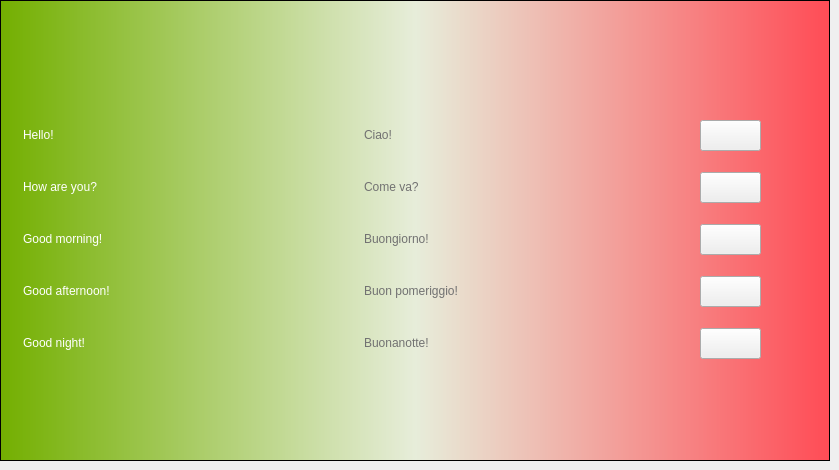
  <widget class="QWidget" name="tab_6">
   <attribute name="title">
    <string>Italian</string>
   </attribute>
   <widget class="QFrame" name="frame_6">
    <property name="geometry">
     <rect>
      <x>0</x>
      <y>0</y>
      <width>830</width>
      <height>461</height>
     </rect>
    </property>
    <property name="styleSheet">
     <string notr="true">QFrame {
	color: white;
}

QFrame#frame_6 { 
	background-color: qlineargradient(spread:pad, x1:0, y1:0, x2:1, y2:0, stop:0 rgba(115, 175, 0, 255), stop:0.5 rgba(231, 237, 218, 255), stop:1 rgba(255, 75, 85, 255));
}</string>
    </property>
    <property name="frameShape">
     <enum>QFrame::StyledPanel</enum>
    </property>
    <property name="frameShadow">
     <enum>QFrame::Raised</enum>
    </property>
    <widget class="QLabel" name="lb_flag_italian">
     <property name="geometry">
      <rect>
       <x>364</x>
       <y>20</y>
       <width>102</width>
       <height>64</height>
      </rect>
     </property>
     <property name="styleSheet">
      <string notr="true"/>
     </property>
     <property name="text">
      <string/>
     </property>
    </widget>
    <widget class="QLabel" name="label_55">
     <property name="geometry">
      <rect>
       <x>23</x>
       <y>112</y>
       <width>100</width>
       <height>46</height>
      </rect>
     </property>
     <property name="styleSheet">
      <string notr="true">font: 75 28pt &quot;Trebuchet MS&quot;;</string>
     </property>
     <property name="text">
      <string>Hello!</string>
     </property>
    </widget>
    <widget class="QLabel" name="label_56">
     <property name="geometry">
      <rect>
       <x>23</x>
       <y>320</y>
       <width>196</width>
       <height>46</height>
      </rect>
     </property>
     <property name="styleSheet">
      <string notr="true">font: 75 28pt &quot;Trebuchet MS&quot;;</string>
     </property>
     <property name="text">
      <string>Good night!</string>
     </property>
    </widget>
    <widget class="QLabel" name="label_57">
     <property name="geometry">
      <rect>
       <x>23</x>
       <y>164</y>
       <width>219</width>
       <height>46</height>
      </rect>
     </property>
     <property name="styleSheet">
      <string notr="true">font: 75 28pt &quot;Trebuchet MS&quot;;</string>
     </property>
     <property name="text">
      <string>How are you?</string>
     </property>
    </widget>
    <widget class="QLabel" name="label_58">
     <property name="geometry">
      <rect>
       <x>23</x>
       <y>216</y>
       <width>246</width>
       <height>46</height>
      </rect>
     </property>
     <property name="styleSheet">
      <string notr="true">font: 75 28pt &quot;Trebuchet MS&quot;;</string>
     </property>
     <property name="text">
      <string>Good morning!</string>
     </property>
    </widget>
    <widget class="QLabel" name="label_59">
     <property name="geometry">
      <rect>
       <x>23</x>
       <y>268</y>
       <width>273</width>
       <height>46</height>
      </rect>
     </property>
     <property name="styleSheet">
      <string notr="true">font: 75 28pt &quot;Trebuchet MS&quot;;</string>
     </property>
     <property name="text">
      <string>Good afternoon!</string>
     </property>
    </widget>
    <widget class="QPushButton" name="bt_italian_1">
     <property name="enabled">
      <bool>true</bool>
     </property>
     <property name="geometry">
      <rect>
       <x>700</x>
       <y>120</y>
       <width>61</width>
       <height>31</height>
      </rect>
     </property>
     <property name="styleSheet">
      <string notr="true"/>
     </property>
     <property name="text">
      <string/>
     </property>
    </widget>
    <widget class="QPushButton" name="bt_italian_2">
     <property name="geometry">
      <rect>
       <x>700</x>
       <y>172</y>
       <width>61</width>
       <height>31</height>
      </rect>
     </property>
     <property name="text">
      <string/>
     </property>
    </widget>
    <widget class="QPushButton" name="bt_italian_3">
     <property name="geometry">
      <rect>
       <x>700</x>
       <y>224</y>
       <width>61</width>
       <height>31</height>
      </rect>
     </property>
     <property name="text">
      <string/>
     </property>
    </widget>
    <widget class="QPushButton" name="bt_italian_4">
     <property name="geometry">
      <rect>
       <x>700</x>
       <y>276</y>
       <width>61</width>
       <height>31</height>
      </rect>
     </property>
     <property name="text">
      <string/>
     </property>
    </widget>
    <widget class="QPushButton" name="bt_italian_5">
     <property name="geometry">
      <rect>
       <x>700</x>
       <y>328</y>
       <width>61</width>
       <height>31</height>
      </rect>
     </property>
     <property name="text">
      <string/>
     </property>
    </widget>
    <widget class="QLabel" name="label_60">
     <property name="geometry">
      <rect>
       <x>364</x>
       <y>216</y>
       <width>246</width>
       <height>46</height>
      </rect>
     </property>
     <property name="styleSheet">
      <string notr="true">font: 75 28pt &quot;Trebuchet MS&quot;;
color: #717171;</string>
     </property>
     <property name="text">
      <string>Buongiorno!</string>
     </property>
    </widget>
    <widget class="QLabel" name="label_61">
     <property name="geometry">
      <rect>
       <x>364</x>
       <y>164</y>
       <width>219</width>
       <height>46</height>
      </rect>
     </property>
     <property name="styleSheet">
      <string notr="true">font: 75 28pt &quot;Trebuchet MS&quot;;
color: #717171;</string>
     </property>
     <property name="text">
      <string>Come va?</string>
     </property>
    </widget>
    <widget class="QLabel" name="label_62">
     <property name="geometry">
      <rect>
       <x>364</x>
       <y>268</y>
       <width>301</width>
       <height>46</height>
      </rect>
     </property>
     <property name="styleSheet">
      <string notr="true">font: 75 28pt &quot;Trebuchet MS&quot;;
color: #717171;</string>
     </property>
     <property name="text">
      <string>Buon pomeriggio!</string>
     </property>
    </widget>
    <widget class="QLabel" name="label_63">
     <property name="geometry">
      <rect>
       <x>364</x>
       <y>320</y>
       <width>221</width>
       <height>46</height>
      </rect>
     </property>
     <property name="styleSheet">
      <string notr="true">font: 75 28pt &quot;Trebuchet MS&quot;;
color: #717171;</string>
     </property>
     <property name="text">
      <string>Buonanotte!</string>
     </property>
    </widget>
    <widget class="QLabel" name="label_64">
     <property name="geometry">
      <rect>
       <x>364</x>
       <y>112</y>
       <width>221</width>
       <height>46</height>
      </rect>
     </property>
     <property name="styleSheet">
      <string notr="true">font: 75 28pt &quot;Trebuchet MS&quot;;
color: #717171;</string>
     </property>
     <property name="text">
      <string>Ciao!</string>
     </property>
    </widget>
   </widget>
  </widget>
